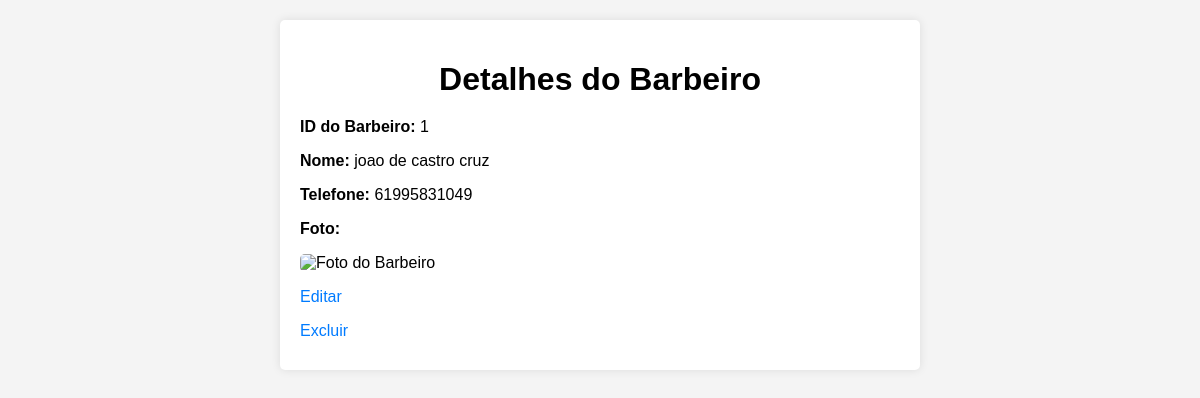
Page /barbeiros/1/ on the committed database.
### app/models.py (models this page shows, shortened)
class Barbeiro(models.Model):
    idBarbeiro = models.AutoField(primary_key=True)
    NomeBarbeiro = models.CharField(max_length=255, null=False)
    telefoneBarbeiro = models.CharField(max_length=255, blank=True, null=True)
    fotoBarbeiro = models.CharField(max_length=255, blank=True, null=True)

### app/views.py (the view)
# urls.py: path('barbeiros/<int:pk>/', BarbeiroDetailView.as_view(), name='barbeiro-detail'),
class BarbeiroDetailView(DetailView):
    model = Barbeiro
    template_name = 'barbeiro_detail.html'  # Substitua pelo nome do seu template
    context_object_name = 'barbeiro'

### app/templates/barbeiro_detail.html (shortened to what this page needs)
<!DOCTYPE html>
<html lang="en">
<head>
</head>
<body>
    <div class="container">
        <h1>Detalhes do Barbeiro</h1>
        <p><strong>ID do Barbeiro:</strong> {{ barbeiro.idBarbeiro }}</p>
        <p><strong>Nome:</strong> {{ barbeiro.NomeBarbeiro }}</p>
        <p><strong>Telefone:</strong> {{ barbeiro.telefoneBarbeiro }}</p>
        <p><strong>Foto:</strong></p>
        <p><img src="{{ barbeiro.fotoBarbeiro }}" alt="Foto do Barbeiro"></p>
        <p><a href="{% url 'barbeiro-update' barbeiro.pk %}">Editar</a></p>
        <p><a href="{% url 'barbeiro-delete' barbeiro.pk %}">Excluir</a></p>
    </div>
</body>
</html>

### app/templates/barbeiro_detail.html (style rules this page uses)
body { font-family: Arial, sans-serif; background-color: #f4f4f4; margin: 0; padding: 0; }
.container { max-width: 600px; margin: 20px auto; background-color: #fff; padding: 20px; border-radius: 5px; box-shadow: 0 0 10px rgba(0, 0, 0, 0.1); }
h1 { text-align: center; margin-bottom: 20px; }
p { margin-bottom: 10px; }
strong { font-weight: bold; }
img { max-width: 100%; height: auto; border-radius: 5px; }
a { color: #007bff; text-decoration: none; margin-right: 10px; }

### rows in the picture
Barbeiro: idBarbeiro "1", NomeBarbeiro "joao de castro cruz", telefoneBarbeiro "61995831049"
